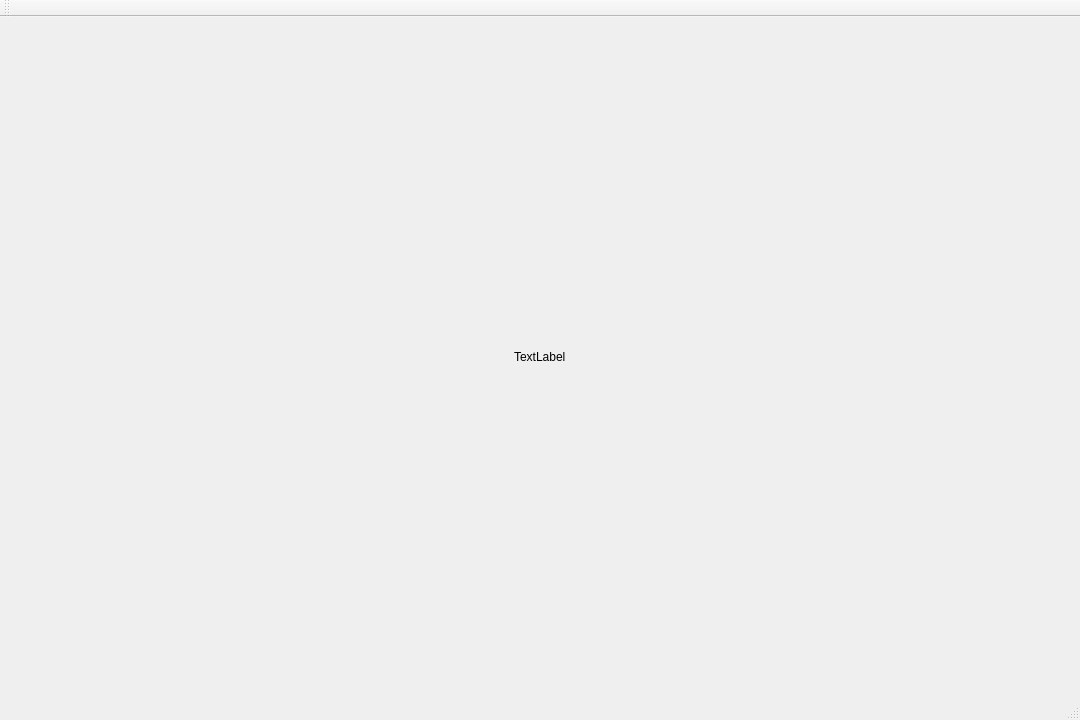
<?xml version="1.0" encoding="UTF-8"?>
<ui version="4.0">
 <class>MainWindow</class>
 <widget class="QMainWindow" name="MainWindow">
  <property name="geometry">
   <rect>
    <x>0</x>
    <y>0</y>
    <width>1080</width>
    <height>720</height>
   </rect>
  </property>
  <property name="sizePolicy">
   <sizepolicy hsizetype="Fixed" vsizetype="Fixed">
    <horstretch>0</horstretch>
    <verstretch>0</verstretch>
   </sizepolicy>
  </property>
  <property name="windowTitle">
   <string>RFID Reader for Alex and Rebecca</string>
  </property>
  <property name="autoFillBackground">
   <bool>true</bool>
  </property>
  <widget class="QWidget" name="centralWidget">
   <property name="sizePolicy">
    <sizepolicy hsizetype="Fixed" vsizetype="Fixed">
     <horstretch>0</horstretch>
     <verstretch>0</verstretch>
    </sizepolicy>
   </property>
   <property name="autoFillBackground">
    <bool>true</bool>
   </property>
   <layout class="QGridLayout" name="gridLayout">
    <item row="0" column="0">
     <widget class="QLabel" name="label_pic">
      <property name="enabled">
       <bool>true</bool>
      </property>
      <property name="sizePolicy">
       <sizepolicy hsizetype="Fixed" vsizetype="Fixed">
        <horstretch>0</horstretch>
        <verstretch>0</verstretch>
       </sizepolicy>
      </property>
      <property name="autoFillBackground">
       <bool>true</bool>
      </property>
      <property name="frameShape">
       <enum>QFrame::NoFrame</enum>
      </property>
      <property name="text">
       <string>TextLabel</string>
      </property>
      <property name="scaledContents">
       <bool>true</bool>
      </property>
     </widget>
    </item>
   </layout>
  </widget>
  <widget class="QMenuBar" name="menuBar">
   <property name="geometry">
    <rect>
     <x>0</x>
     <y>0</y>
     <width>1080</width>
     <height>26</height>
    </rect>
   </property>
  </widget>
  <widget class="QToolBar" name="mainToolBar">
   <attribute name="toolBarArea">
    <enum>TopToolBarArea</enum>
   </attribute>
   <attribute name="toolBarBreak">
    <bool>false</bool>
   </attribute>
  </widget>
  <widget class="QStatusBar" name="statusBar"/>
 </widget>
 <layoutdefault spacing="6" margin="11"/>
 <resources/>
 <connections/>
</ui>
